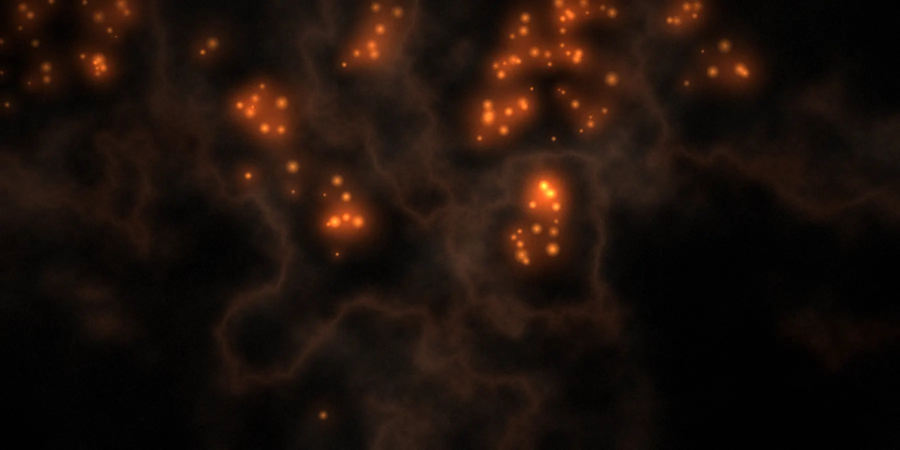
#> input picture sivusto/assets/img/band-embers.webp, 1800 x 900 px, given in place of 56e01b19.jpg, which was not available (shown at 1/2 size)
$ python kasittele_kuvat.py
#> lines starting #> are read from the running program, lines starting #| are printed output that depends on the picture; pictures that were not available may be replaced by others from this repository, and a replacement may not be noted
#> in lataa, returned value is the input picture: PIL image 1800x900 RGB; mean R, G, B 29.4, 16.7, 10.4
#!/usr/bin/env python3
"""
Bistro Liekin valokuvien käsittely verkkosivustoa varten.

- rajaa kuvat sivuston tarvitsemiin kuvasuhteisiin
- keventää hieman kirkkautta ja lämmittää sävyjä, jotta kuvat istuvat
  sivuston tummaan ilmeeseen ilman että ruoka näyttää tunkkaiselta
- tallentaa WebP-muodossa isona ja mobiiliversiona

Aja uudelleen, jos vaihdat lähdekuvat kansiossa kuvat_raaka/.
"""
import os
import numpy as np
from PIL import Image, ImageEnhance, ImageFilter

ROOT = os.path.dirname(os.path.abspath(__file__))
SRC = os.path.join(ROOT, "kuvat_raaka")
OUT = os.path.join(ROOT, "site", "assets", "img")
os.makedirs(OUT, exist_ok=True)


def grade(im, vignetti=0.14, lampo=1.0):
    """Hienovarainen värimäärittely: lämmin, hieman kontrastia, kevyt vinjetti."""
#> called with vignetti = 0.2, lampo = 1
    im = ImageEnhance.Color(im).enhance(1.07)
    im = ImageEnhance.Contrast(im).enhance(1.06)
    im = ImageEnhance.Brightness(im).enhance(0.965)

    a = np.asarray(im).astype(np.float32) / 255.0
    # lämpö: hieman punaa lisää, sinistä pois
    a[..., 0] = np.clip(a[..., 0] * (1 + 0.030 * lampo), 0, 1)
    a[..., 1] = np.clip(a[..., 1] * (1 + 0.004 * lampo), 0, 1)
    a[..., 2] = np.clip(a[..., 2] * (1 - 0.038 * lampo), 0, 1)

    if vignetti > 0:
        h, w = a.shape[:2]
#> h = 900; w = 1800
        ys, xs = np.mgrid[0:h, 0:w].astype(np.float32)
        d = np.sqrt(((xs - w / 2) / (w * 0.72)) ** 2 + ((ys - h / 2) / (h * 0.75)) ** 2)
        v = 1.0 - vignetti * np.clip(d, 0, 1.35) ** 1.7
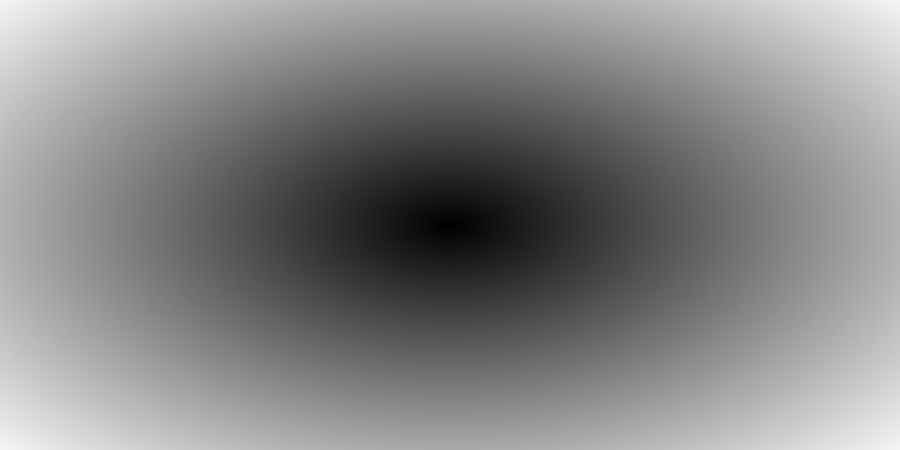
#> d: shape (900, 1800) float32 (shown at 1/2 size); min 0, max 0.963, mean 0.521
        a *= v[..., None]

    return Image.fromarray((np.clip(a, 0, 1) * 255).astype(np.uint8), "RGB")


def crop_ratio(im, ratio, kohta=(0.5, 0.5)):
    """Rajaa kuvasuhteeseen niin, että annettu kohta pysyy näkyvissä."""
#> called with ratio = 1.78, kohta = (0.44, 0.52)
    w, h = im.size
#> w = 1800; h = 900
    if w / h > ratio:                      # liian leveä -> kavennetaan
        nw, nh = int(round(h * ratio)), h
#> nw = 1600; nh = 900
    else:                                  # liian korkea -> madalletaan
        nw, nh = w, int(round(w / ratio))
    cx, cy = kohta[0] * w, kohta[1] * h
#> cx = 792; cy = 468
    x = int(round(min(max(cx - nw / 2, 0), w - nw)))
#> x = 0
    y = int(round(min(max(cy - nh / 2, 0), h - nh)))
#> y = 0
    return im.crop((x, y, x + nw, y + nh))
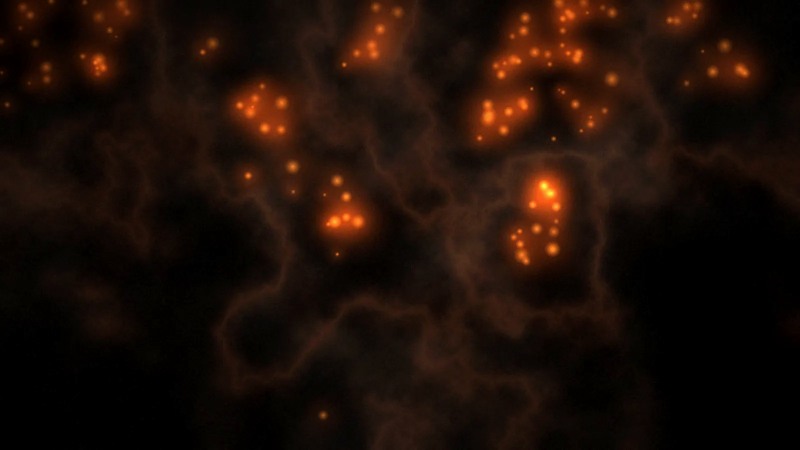
#> returned value: PIL image 1600x900 RGB (shown at 1/2 size); mean R, G, B 29.6, 14.3, 7


def save(im, name, leveys, laatu=80):
#> called with name = 'hero.webp', leveys = 2000, laatu = 76
    im = im.copy()
    if im.size[0] > leveys:
        korkeus = int(round(im.size[1] * leveys / im.size[0]))
        im = im.resize((leveys, korkeus), Image.LANCZOS)
        im = im.filter(ImageFilter.UnsharpMask(radius=1.1, percent=48, threshold=3))
    p = os.path.join(OUT, name)
    im.save(p, "WEBP", quality=laatu, method=6)
    print(f"  {name:34s} {im.size[0]:>5}×{im.size[1]:<5} {os.path.getsize(p)/1024:7.1f} kB")
#|   hero.webp                           1600×900      22.2 kB


def lataa(tiedosto):
    return Image.open(os.path.join(SRC, tiedosto)).convert("RGB")


if __name__ == "__main__":
    print("\nKäsitellään Bistro Liekin valokuvat\n" + "-" * 58)

    # ------------------------------------------------------------- 1. HERO
    # Chimichurri-burgeri: näyttävin kuva -> etusivun hero
    hero = grade(lataa("56e01b19.jpg"), vignetti=0.20)
    save(crop_ratio(hero, 16 / 9, (0.44, 0.52)), "hero.webp", 2000, 76)
    save(crop_ratio(hero, 3 / 4, (0.44, 0.50)), "hero-sm.webp", 900, 72)
#> call 2 of crop_ratio, with ratio = 0.75, kohta = (0.44, 0.5)
#> in crop_ratio (call 2), `return im.crop((x, y, x + nw, y + nh))`:
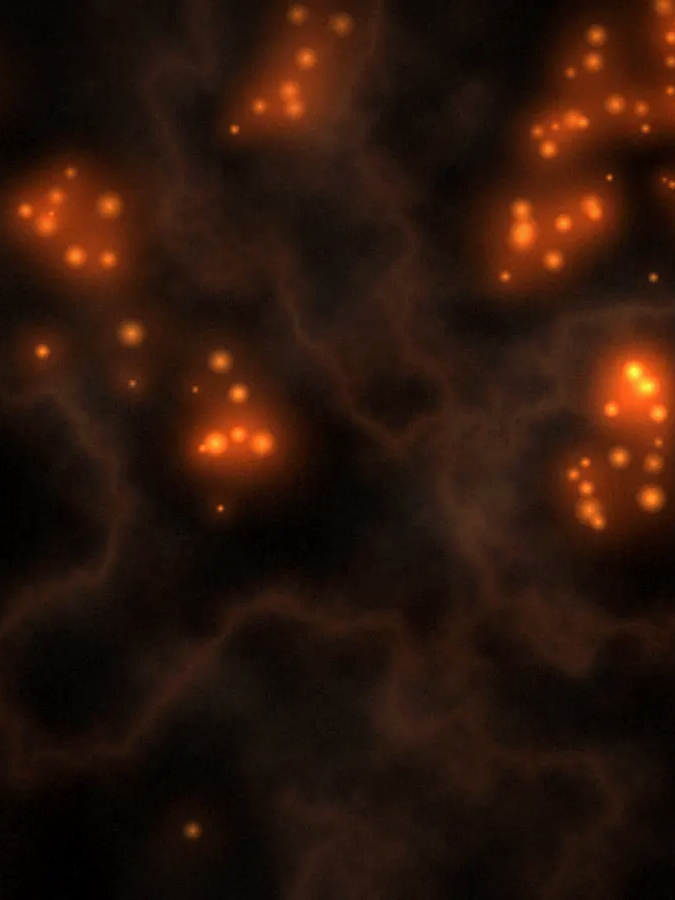
#> returned value: PIL image 675x900 RGB; mean R, G, B 44.6, 21.8, 10.9
#|   hero-sm.webp                         675×900      11.3 kB

    # ------------------------------------------------ 2. VAAKAKUVAT SIVUILLE
    kuvat = [
        # (lähde, nimi, kuvasuhde, tarkennuspiste, vinjetti, leveys, laatu, kylläisyys)
        ("56e01b19.jpg", "burgeri-chimichurri", 16 / 9, (0.44, 0.52), .16, 1600, 78, 1.00),
        ("29db14cf.jpg", "burgeri-pekoni",      16 / 9, (0.42, 0.52), .16, 1600, 78, 1.00),
        ("004041bf.jpg", "lounasbuffet",         3 / 2, (0.50, 0.62), .14, 1500, 72, 1.00),
        # lämpölampun voimakas pinkki sävy rauhoitetaan hieman
        ("79569b1b.jpg", "lounas-burgerit",      3 / 2, (0.50, 0.55), .14, 1500, 72, 0.88),
        ("3d3f32ad.jpg", "salaattipoyta",        3 / 2, (0.45, 0.55), .14, 1500, 72, 1.00),
        ("b73dd3eb.jpg", "lammin-poyta",         3 / 2, (0.50, 0.55), .14, 1500, 72, 1.00),
    ]
    for tiedosto, nimi, suhde, kohta, vin, lev, laatu, kyl in kuvat:
        im = grade(lataa(tiedosto), vignetti=vin)
        if kyl != 1.0:
            im = ImageEnhance.Color(im).enhance(kyl)
        save(crop_ratio(im, suhde, kohta), f"{nimi}.webp", lev, laatu)
#|   burgeri-chimichurri.webp            1600×900      24.7 kB
        save(crop_ratio(im, suhde, kohta), f"{nimi}-sm.webp", 860, 68)
#> call 4 of save, with name = 'burgeri-chimichurri-sm.webp', leveys = 860, laatu = 68
#> in save (call 4), `im = im.resize((leveys, korkeus), Image.LANCZOS)`:
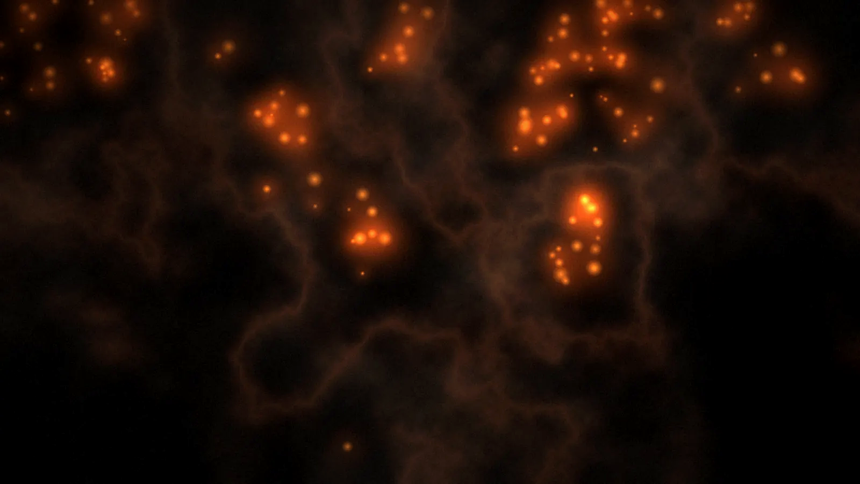
#> im: PIL image 860x484 RGB; mean R, G, B 29.9, 14.4, 7.1
#|   burgeri-chimichurri-sm.webp          860×484       8.5 kB
#> pass 2 of the loop `for tiedosto, nimi, suhde, kohta, vin, lev, laatu, kyl in kuvat:`:
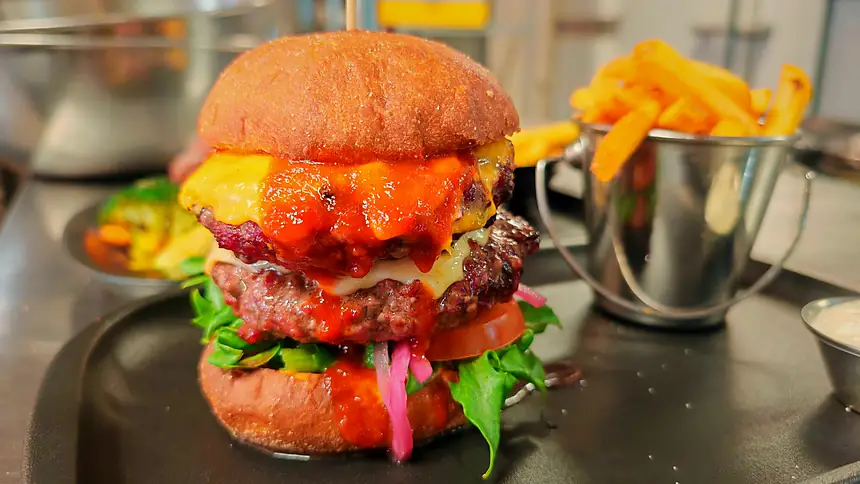
#> input picture sivusto/assets/img/burgeri-chimichurri-sm.webp, 860 x 484 px, given in place of 29db14cf.jpg, which was not available
#> in lataa, returned value is the input picture: PIL image 860x484 RGB; mean R, G, B 146.2, 105.6, 63.6
#> in grade (call 3), `v = 1.0 - vignetti * np.clip(d, 0, 1.35) ** 1.7`:
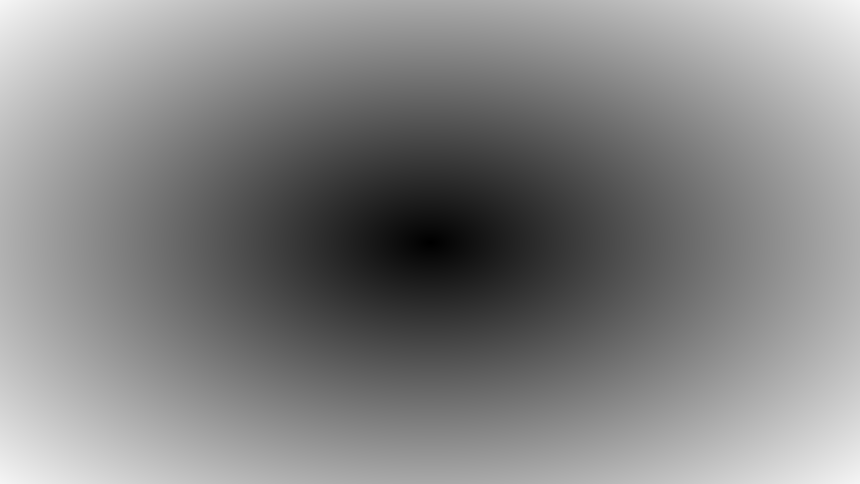
#> d: shape (484, 860) float32; min 0, max 0.963, mean 0.521
#> in grade (call 3), `a *= v[..., None]`:
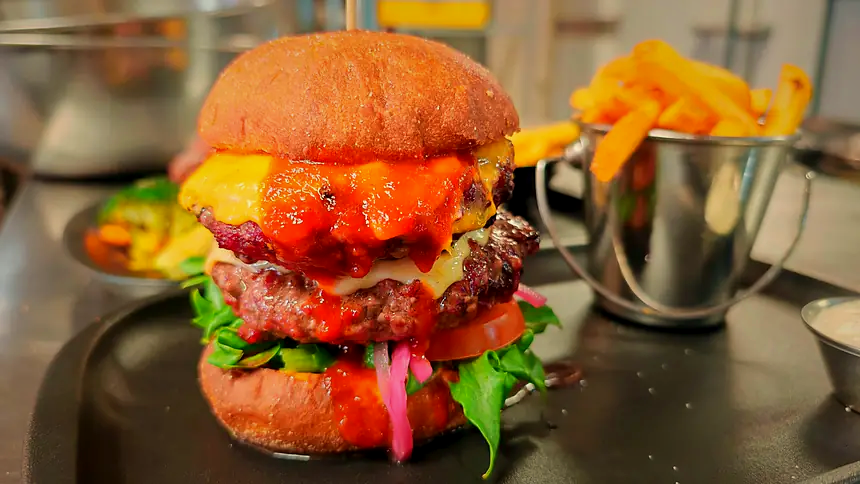
#> a: shape (484, 860, 3) float32; mean R, G, B 0.548, 0.368, 0.195
#|   burgeri-pekoni.webp                  860×484      40.3 kB
#|   burgeri-pekoni-sm.webp               860×484      35.8 kB
#> (the run stopped early here; a loop or call above may not have finished)
